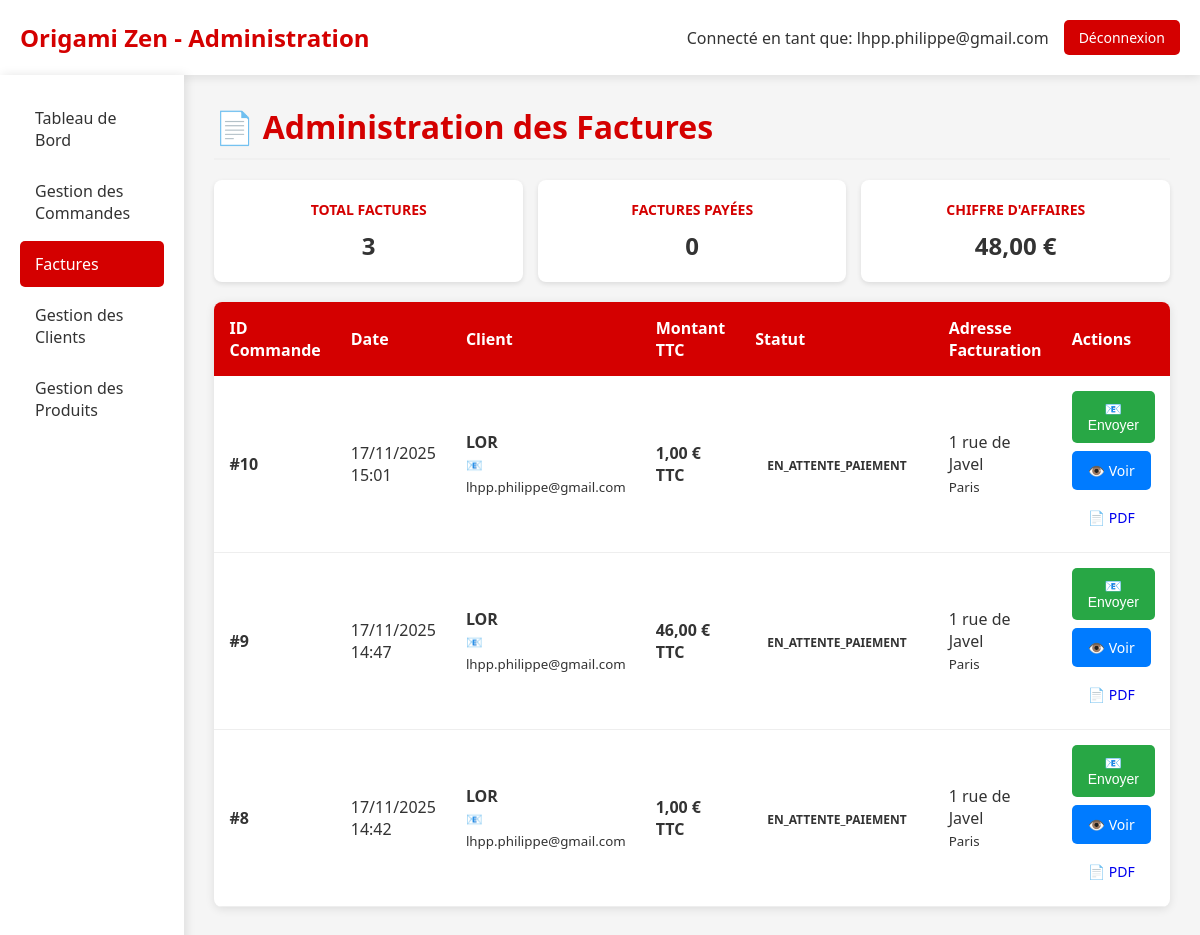
/admin_factures.php (signed in), run on an earlier commit of the app's database.
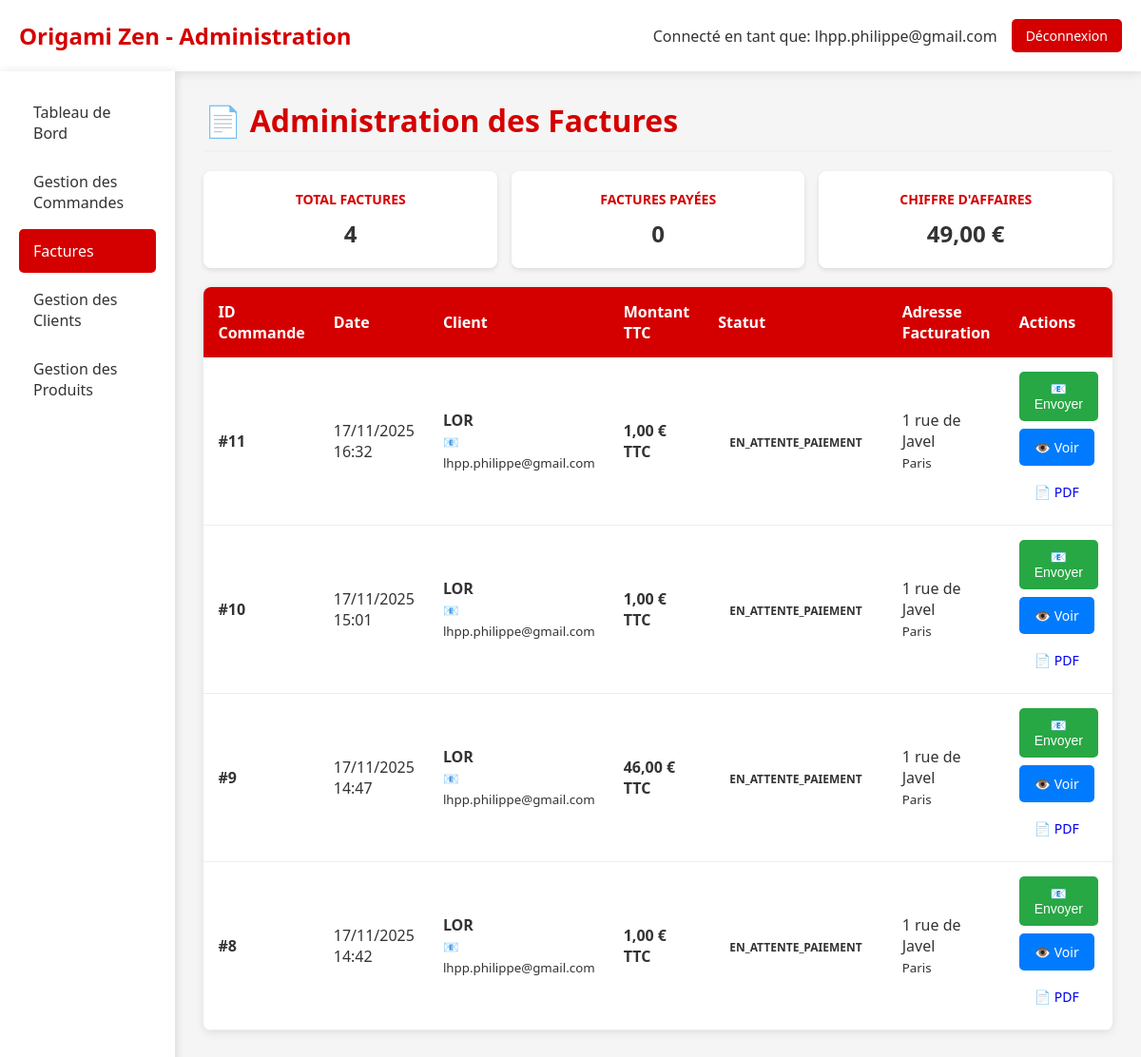
And on a later commit of the database.
### tables this page shows
CREATE TABLE IF NOT EXISTS `commande` (
  `idCommande` bigint NOT NULL AUTO_INCREMENT,
  `idClient` bigint NOT NULL,
  `idAdresseLivraison` bigint NOT NULL,
  `idAdresseFacturation` bigint DEFAULT NULL,
  `dateCommande` datetime NOT NULL,
  `modeReglement` varchar(20) NOT NULL DEFAULT 'CB',
  `delaiLivraison` date NOT NULL,
  `fraisDePort` double NOT NULL,
  `montantTotal` double NOT NULL,
  `statut` varchar(20) NOT NULL DEFAULT 'en_attente',
  `statut_paiement` enum('en_attente','payee','echec','annulee','rembourse') DEFAULT 'en_attente',
  `idPaiement` int DEFAULT NULL,
  PRIMARY KEY (`idCommande`),
  KEY `Commande_idClient_FK` (`idClient`),
  KEY `Commande_idAdresseLivraison_FK` (`idAdresseLivraison`),
  KEY `idAdresseFacturation` (`idAdresseFacturation`)
);

CREATE TABLE IF NOT EXISTS `client` (
  `idClient` bigint NOT NULL AUTO_INCREMENT,
  `email` varchar(50) NOT NULL,
  `motDePasse` varchar(255) DEFAULT NULL,
  `nom` varchar(50) DEFAULT NULL,
  `prenom` varchar(50) DEFAULT NULL,
  `telephone` varchar(20) DEFAULT NULL,
  `email_confirme` tinyint(1) DEFAULT '0',
  `token_confirmation` varchar(64) DEFAULT NULL,
  `token_expires` datetime DEFAULT NULL,
  `type` enum('temporaire','permanent') DEFAULT 'temporaire',
  `date_creation` datetime DEFAULT CURRENT_TIMESTAMP,
  `session_id` varchar(128) DEFAULT NULL,
  PRIMARY KEY (`idClient`),
  KEY `idx_client_type` (`type`),
  KEY `idx_client_session` (`session_id`),
  KEY `idx_client_date` (`date_creation`)
);

CREATE TABLE IF NOT EXISTS `adresse` (
  `idAdresse` bigint NOT NULL AUTO_INCREMENT,
  `idClient` bigint NOT NULL,
  `nom` varchar(50) NOT NULL,
  `prenom` varchar(50) NOT NULL,
  `adresse` varchar(50) NOT NULL,
  `codePostal` varchar(50) NOT NULL,
  `ville` varchar(50) NOT NULL,
  `pays` varchar(50) NOT NULL,
  `telephone` varchar(50) NOT NULL,
  `instructions` varchar(255) DEFAULT NULL,
  `societe` varchar(50) DEFAULT NULL,
  `type` varchar(20) DEFAULT 'livraison',
  `dateCreation` datetime DEFAULT CURRENT_TIMESTAMP,
  PRIMARY KEY (`idAdresse`),
  KEY `Adresse_idClient_FK` (`idClient`)
);

### admin_factures.php (the view, shortened to what the changed rows need)
<?php
$host = 'LOCALHOST';
$dbname = 'Origami';
$username = 'root';
$password = '';
try {
    $pdo = new PDO("mysql:host=$host;dbname=$dbname;charset=utf8", $username, $password);
    $pdo->setAttribute(PDO::ATTR_ERRMODE, PDO::ERRMODE_EXCEPTION);
} catch (PDOException $e) {
    die("Erreur de connexion à la base de données: " . $e->getMessage());
}
$stmt = $pdo->prepare("
    SELECT
        c.idCommande,
        c.dateCommande,
        c.montantTotal,
        c.statut,
        cl.nom,
        cl.prenom,
        cl.email,
        a_fact.adresse as adresse_facturation,
        a_fact.ville as ville_facturation,
        a_liv.adresse as adresse_livraison,
        a_liv.ville as ville_livraison
    FROM Commande c
    JOIN Client cl ON c.idClient = cl.idClient
    JOIN Adresse a_fact ON c.idAdresseFacturation = a_fact.idAdresse
    JOIN Adresse a_liv ON c.idAdresseLivraison = a_liv.idAdresse
    ORDER BY c.dateCommande DESC
");
$stmt->execute();
$commandes = $stmt->fetchAll(PDO::FETCH_ASSOC);
?>
<!DOCTYPE html>
<html lang="fr">
<head>
</head>
<body>
    <div class="header">
        <div class="logo">
            <h1>Origami Zen - Administration</h1>
        </div>
    </div>
    <div class="container">
        <div class="main-content">
            <h1 class="page-title">📄 Administration des Factures</h1>
            <div class="stats-grid">
                <div class="stat-card">
                    <h3>Total Factures</h3>
                    <div class="number"><?= count($commandes) ?></div>
                </div>
                <div class="stat-card">
                    <h3>Chiffre d'Affaires</h3>
                    <div class="number">
                        <?= number_format(array_sum(array_column($commandes, 'montantTotal')), 2, ',', ' ') ?> €
                    </div>
                </div>
            </div>
            <table class="table-commandes">
                <thead>
                    <tr>
                        <th>ID Commande</th>
                        <th>Date</th>
                        <th>Client</th>
                        <th>Montant TTC</th>
                        <th>Statut</th>
                        <th>Adresse Facturation</th>
                        <th>Actions</th>
                    </tr>
                </thead>
                <tbody>
                    <?php foreach ($commandes as $commande): ?>
                        <tr>
                            <td><strong>#<?= $commande['idCommande'] ?></strong></td>
                            <td><?= date('d/m/Y H:i', strtotime($commande['dateCommande'])) ?></td>
                            <td>
                                <strong><?= htmlspecialchars($commande['prenom']) ?> <?= htmlspecialchars($commande['nom']) ?></strong><br>
                                <small>📧 <?= htmlspecialchars($commande['email']) ?></small>
                            </td>
                            <td><strong><?= number_format($commande['montantTotal'], 2, ',', ' ') ?> € TTC</strong></td>
                            <td>
                                <span class="statut statut-<?= $commande['statut'] ?>">
                                    <?= $commande['statut'] ?>
                                </span>
                            </td>
                            <td>
                                <?= htmlspecialchars($commande['adresse_facturation']) ?><br>
                                <small><?= htmlspecialchars($commande['ville_facturation']) ?></small>
                            </td>
                            <td>
                                <div class="actions-cell">
                                    <form method="POST" class="form-inline">
                                        <button type="submit" class="btn btn-success" onclick="return confirm('Envoyer la facture #<?= $commande['idCommande'] ?> à <?= htmlspecialchars($commande['email']) ?> ?')">
                                            📧 Envoyer
                                        </button>
                                    </form>
                                    <a href="admin_factures.php?action=generer&id=<?= $commande['idCommande'] ?>" class="btn btn-primary" target="_blank">
                                        👁️ Voir
                                    </a>
                                    <a href="generer_facture.php?id=<?= $commande['idCommande'] ?>" class="btn btn-warning" target="_blank">
                                        📄 PDF
                                    </a>
                                </div>
                            </td>
                        </tr>
                    <?php endforeach; ?>
                </tbody>
            </table>
        </div>
    </div>
</body>
</html>

What changed in the data, as far as the page shows it:
added commande: idCommande "11", dateCommande "17/11/2025 16:32", idClient.nom "LOR", idClient.email "lhpp.philippe@gmail.com", montantTotal "1,00", statut "EN_ATTENTE_PAIEMENT", idAdresseLivraison.adresse "1 rue de Javel", idAdresseLivraison.ville "Paris"
Also different on the page:
count($commandes): "3" → "4"
array_sum(array_column($commandes, 'montantTotal')): "48,00" → "49,00"
